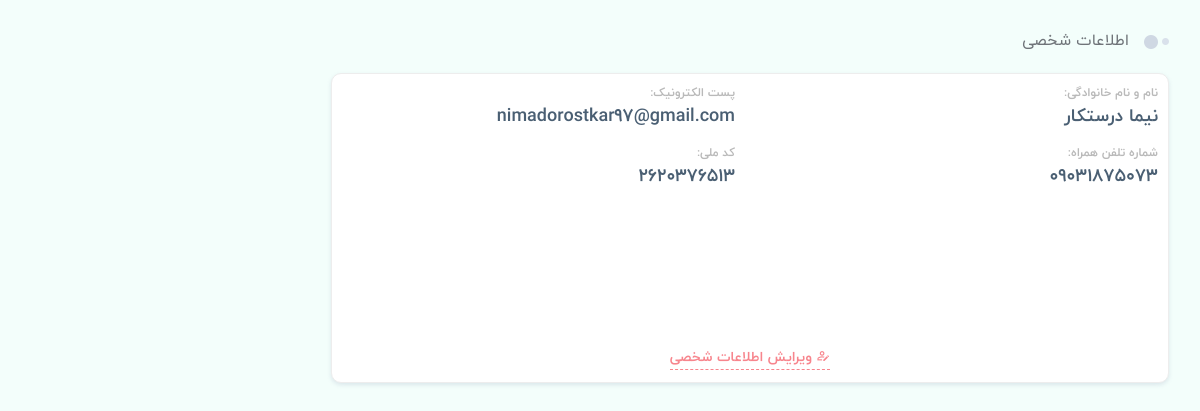
The app's page /profile/info (signed in) with its own data.
### eshop_account/models.py (models this page shows, shortened)
class UserProfile(models.Model):
    user = models.OneToOneField(User, on_delete=models.CASCADE, verbose_name='نام', related_name='profile')
    phone = models.CharField(blank=True, max_length=20, verbose_name='تلفن')
    national_code = models.CharField(blank=True, max_length=20, verbose_name='کدملی', default='_')
    image = models.ImageField(blank=True, null=True, upload_to=upload_image_path, verbose_name='تصویر')
    class Meta:
        verbose_name = 'کاربر'
        verbose_name_plural = 'کاربران'
    def user_name(self):
        return self.user.first_name + ' ' + self.user.last_name + ' ( ' + self.user.username + ' ) '
    user_name.short_description = 'نام کاربری'
    def image_tag(self):
        if self.image:
            return mark_safe('<img src="{}" height="50"/>'.format(self.image.url))
    image_tag.short_description = 'تصویر'

### eshop_account/views.py (the view)
# urls.py: path('profile/info', profile_info, name='profile_info'),
@login_required(login_url='/login')
def profile_info(request):
    site_info = SiteSetting.objects.filter(status=True).first()
    current_user = request.user
    profile = UserProfile.objects.filter(user__username=current_user).first()
    context = {
        'site_info': site_info,
        'current_user': current_user,
        'profile': profile,
    }
    return render(request, 'account/profile_info.html', context)

### eshop_account/templates/account/profile_info.html (shortened to what this page needs)
{% extends 'shared/_MainLayout.html' %}
{% load static %}
{% load render_partial %}
{% load humanize %}
{% block header_ref %}
    <link rel="stylesheet" href="{% static 'css/vendor/nouislider.min.css' %}">
{% endblock %}
{% block content %}
    <main class="main-content dt-sl mt-4 mb-3" style="transform: none;">
        <div class="container main-container" style="transform: none;">
            <div class="row" style="transform: none;">
                <div class="col-xl-9 col-lg-8 col-md-8 col-sm-12">
                    <div class="row">
                        <div class="col-12">
                            <div class="px-3">
                                <div class="section-title text-sm-title title-wide mb-1 no-after-title-wide dt-sl mb-2">
                                    <h2>اطلاعات شخصی</h2>
                                </div>
                                <div class="profile-section dt-sl">
                                    <div class="row">
                                        <div class="col-md-6 col-sm-12">
                                            <div class="label-info">
                                                <span>نام و نام خانوادگی:</span>
                                            </div>
                                            <div class="value-info">
                                                <span>{{ profile.user.first_name }} {{ profile.user.last_name }}</span>
                                            </div>
                                        </div>
                                        <div class="col-md-6 col-sm-12">
                                            <div class="label-info">
                                                <span>پست الکترونیک:</span>
                                            </div>
                                            <div class="value-info">
                                                <span>{{ profile.user.email }}</span>
                                            </div>
                                        </div>
                                        <div class="col-md-6 col-sm-12">
                                            <div class="label-info">
                                                <span>شماره تلفن همراه:</span>
                                            </div>
                                            <div class="value-info">
                                                <span>{{ profile.phone }}</span>
                                            </div>
                                        </div>
                                        <div class="col-md-6 col-sm-12">
                                            <div class="label-info">
                                                <span>کد ملی:</span>
                                            </div>
                                            <div class="value-info">
                                                <span>{{ profile.national_code }}</span>
                                            </div>
                                        </div>
                                    </div>
                                    <div class="profile-section-link">
                                        <a href="{% url 'profile_info_edit' %}" class="border-bottom-dt">
                                            <i class="mdi mdi-account-edit-outline"></i>
                                            ویرایش اطلاعات شخصی
                                        </a>
                                    </div>
                                </div>
                            </div>
                        </div>
                    </div>
                </div>
            </div>
        </div>
    </main>
{% endblock %}

### records on screen
UserProfile: user.first_name "نیما", user.last_name "درستکار", user.email "nimadorostkar97@gmail.com", phone "09031875073", national_code "۲۶۲۰۳۷۶۵۱۳"
